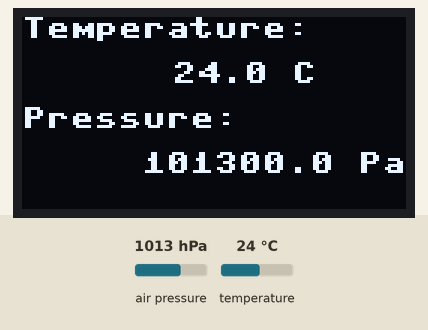
This program was run on a simulated Raspberry Pi Pico running MicroPython. Parts: 128×64 one-colour display. Inputs (shaded band) come from the test bench; at power-on: air pressure 1013 hPa, temperature 24 °C. Library files of the repository ran but are not shown: ssd1306.py.

Above: at 1.2 s.
1.3 s: air pressure set to 952 hPa
At 2.6 s:
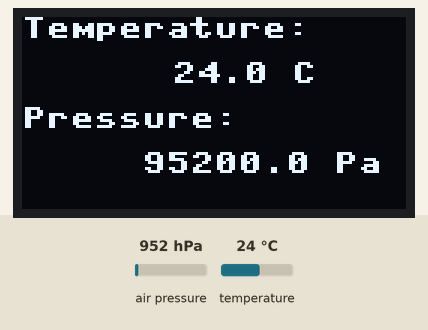
3.7 s: temperature set to 12 °C
At 5.4 s:
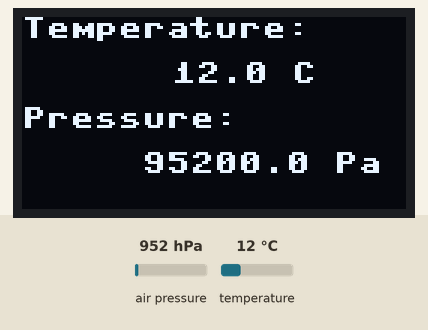
5.8 s: air pressure set to 975 hPa
At 6.9 s:
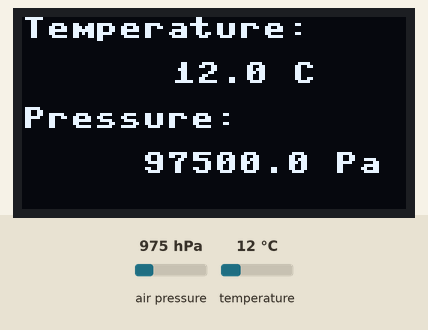
7.8 s: temperature set to 19 °C
Timing chart, 0 to 10.8 s (numbered marks = the images above; inputs shaded):
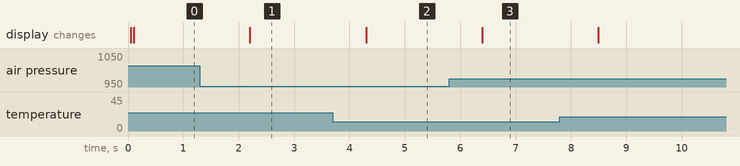

Measured:
- after the input at 1.3 s, the display: changes after 0.90 s (image 1)
- after the input at 3.7 s, the display: changes after 0.60 s (image 2)
- after the input at 5.8 s, the display: changes after 0.60 s (image 3)

The program:

temperatureusingbmp280.py
```python
from machine import Pin,I2C
from bmp280 import *
from ssd1306 import SSD1306_I2C
import time

bus = I2C(0,sda=Pin(0), scl=Pin(1), freq=400000)
bmp = BMP280(bus)

bmp.use_case(BMP280_CASE_INDOOR)

WIDTH =128
HEIGHT= 64
i2c=I2C(0,scl=Pin(1),sda=Pin(0),freq=200000)
oled = SSD1306_I2C(WIDTH,HEIGHT,i2c)

while True:
    pressure=bmp.pressure
    p_bar=pressure/100000
    p_mmHg=pressure/133.322
    temperature=bmp.temperature
    oled.text("Temperature:", 0, 0)
    oled.text(str(temperature)+" C", 50, 15)
    oled.text("Pressure:", 0, 30)
    oled.text(str(pressure)+" Pa", 40, 45)
    oled.show()
    time.sleep(1)
    oled.fill(0)
```
